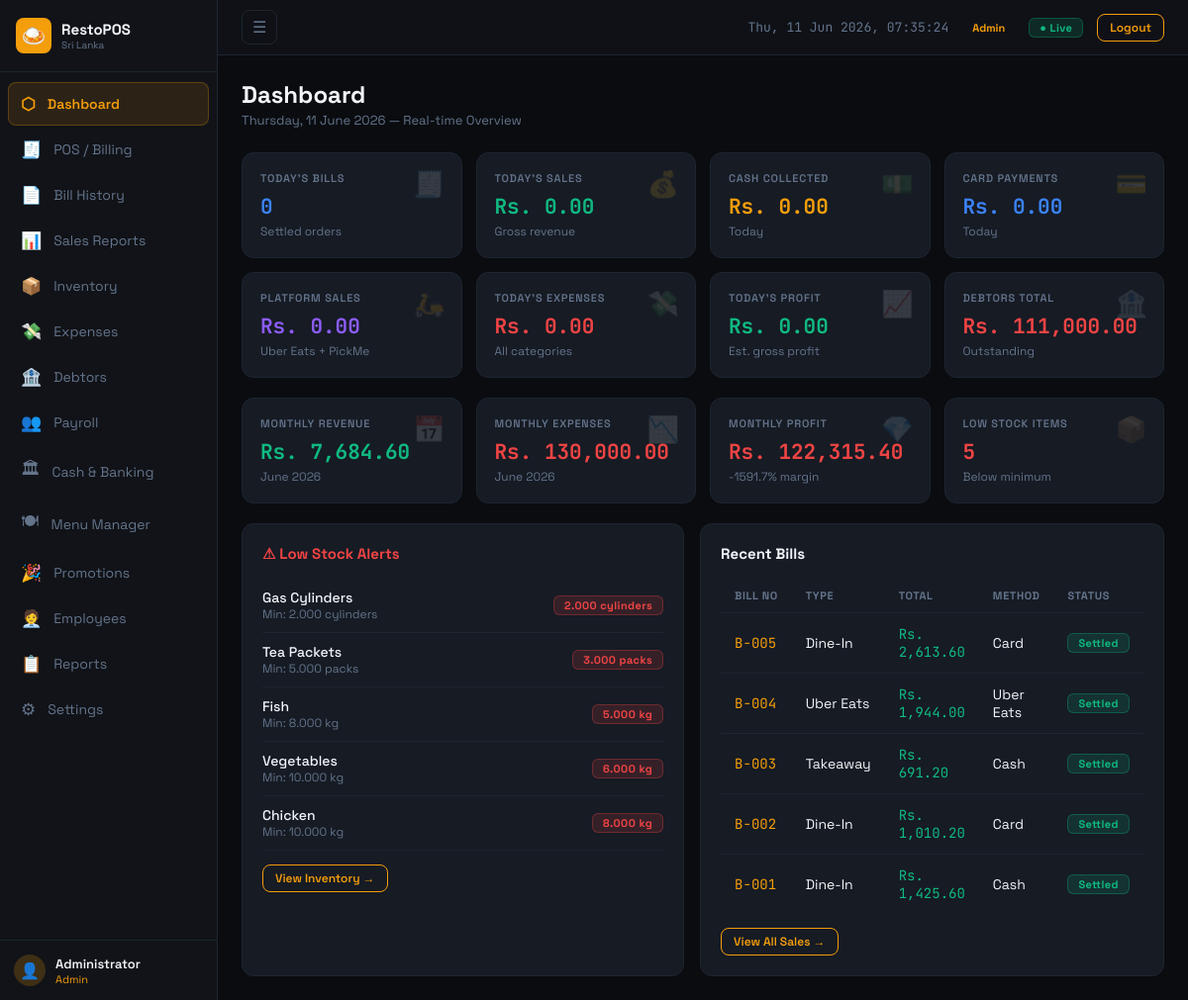
The app's page /modules/dashboard.php (signed in), older data.
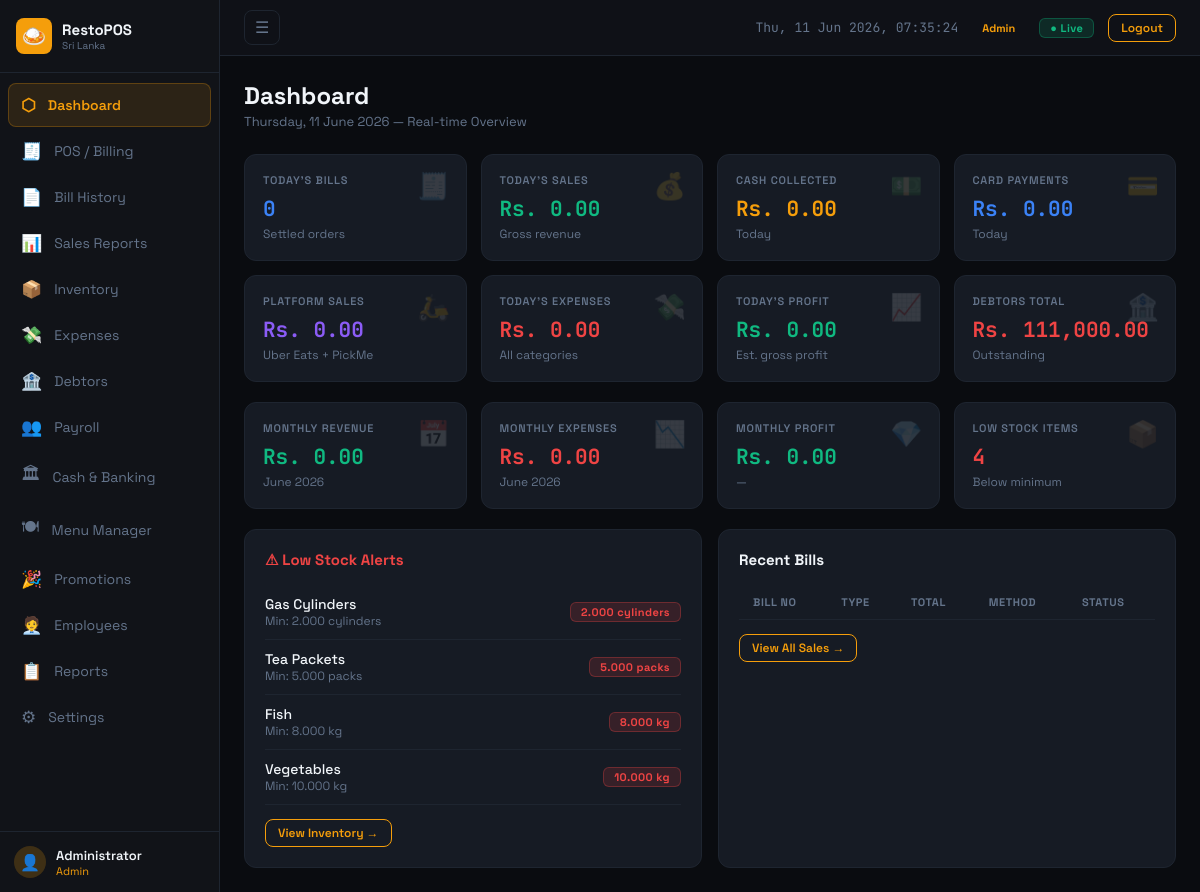
The same page, newer data.
### tables this page shows
CREATE TABLE inventory_items (
    id INT AUTO_INCREMENT PRIMARY KEY,
    category_id INT,
    name VARCHAR(150) NOT NULL,
    unit VARCHAR(20) DEFAULT 'kg',
    qty DECIMAL(10,3) DEFAULT 0,
    min_qty DECIMAL(10,3) DEFAULT 0,
    unit_cost DECIMAL(10,2) DEFAULT 0,
    active TINYINT(1) DEFAULT 1,
    updated_at TIMESTAMP DEFAULT CURRENT_TIMESTAMP ON UPDATE CURRENT_TIMESTAMP,
    FOREIGN KEY (category_id) REFERENCES inventory_categories(id)
);

CREATE TABLE bills (
    id INT AUTO_INCREMENT PRIMARY KEY,
    bill_no VARCHAR(30) NOT NULL UNIQUE,
    order_type ENUM('Dine-In','Takeaway','Uber Eats','PickMe','Delivery') DEFAULT 'Dine-In',
    table_no VARCHAR(10),
    subtotal DECIMAL(10,2) DEFAULT 0,
    service_charge DECIMAL(10,2) DEFAULT 0,
    discount_pct DECIMAL(5,2) DEFAULT 0,
    discount_amt DECIMAL(10,2) DEFAULT 0,
    tax_amt DECIMAL(10,2) DEFAULT 0,
    total DECIMAL(10,2) DEFAULT 0,
    payment_method VARCHAR(50) DEFAULT 'Cash',
    cash_given DECIMAL(10,2) DEFAULT 0,
    change_amt DECIMAL(10,2) DEFAULT 0,
    status ENUM('settled','voided','pending') DEFAULT 'settled',
    notes TEXT,
    created_by INT,
    created_at TIMESTAMP DEFAULT CURRENT_TIMESTAMP
);

### includes/config.php (called while the page is built, shortened)
<?php
function fmt(float $n): string {
    return CURRENCY . ' ' . number_format($n, 2);
}

### modules/dashboard.php (the view, shortened to what the changed rows need)
<?php
require_once '../includes/config.php';
$db = getDB();
$pageTitle = 'Dashboard'; $activePage = 'dashboard';
$monthBills = $db->query("SELECT COALESCE(SUM(total),0) as t FROM bills WHERE MONTH(created_at)=MONTH(NOW()) AND YEAR(created_at)=YEAR(NOW()) AND status='settled'")->fetch();
$monthExp   = $db->query("SELECT COALESCE(SUM(amount),0) as t FROM expenses WHERE MONTH(expense_date)=MONTH(NOW()) AND YEAR(expense_date)=YEAR(NOW())")->fetch();
$lowStock = $db->query("SELECT * FROM inventory_items WHERE qty <= min_qty ORDER BY qty ASC LIMIT 8")->fetchAll();
$recentBills = $db->query("SELECT b.*, u.name as cashier FROM bills b LEFT JOIN users u ON b.created_by=u.id ORDER BY b.created_at DESC LIMIT 8")->fetchAll();
$monthProfit = $monthBills['t'] - $monthExp['t'];
include '../includes/header.php';
?>
<div class="stats-grid mb-20">
  <div class="stat-card"><span class="stat-icon">📅</span><div class="stat-label">Monthly Revenue</div><div class="stat-value text-green"><?= fmt($monthBills['t']) ?></div><div class="stat-sub"><?= date('F Y') ?></div></div>
  <div class="stat-card"><span class="stat-icon">📉</span><div class="stat-label">Monthly Expenses</div><div class="stat-value text-red"><?= fmt($monthExp['t']) ?></div><div class="stat-sub"><?= date('F Y') ?></div></div>
  <div class="stat-card"><span class="stat-icon">💎</span><div class="stat-label">Monthly Profit</div><div class="stat-value <?= $monthProfit>=0?'text-green':'text-red' ?>"><?= fmt(abs($monthProfit)) ?></div><div class="stat-sub"><?= $monthBills['t']>0?round($monthProfit/$monthBills['t']*100,1).'% margin':'—' ?></div></div>
  <div class="stat-card"><span class="stat-icon">📦</span><div class="stat-label">Low Stock Items</div><div class="stat-value text-red"><?= count($lowStock) ?></div><div class="stat-sub">Below minimum</div></div>
</div>
<div class="grid-2">
  <div class="card">
    <?php if (empty($lowStock)): ?>
      <div class="text-muted fs-13">All inventory items are adequately stocked.</div>
    <?php else: foreach ($lowStock as $i): ?>
      <div class="flex-between" style="padding:10px 0;border-bottom:1px solid var(--border)">
        <div>
          <div style="font-weight:500;font-size:14px"><?= htmlspecialchars($i['name']) ?></div>
          <div class="fs-12 text-muted">Min: <?= $i['min_qty'] ?> <?= $i['unit'] ?></div>
        </div>
        <span class="badge badge-red"><?= $i['qty'] ?> <?= $i['unit'] ?></span>
      </div>
    <?php endforeach; endif; ?>
  </div>
  <div class="card">
    <div class="table-wrap">
      <table class="data-table">
        <thead><tr><th>Bill No</th><th>Type</th><th>Total</th><th>Method</th><th>Status</th></tr></thead>
        <tbody>
        <?php foreach ($recentBills as $b): ?>
          <tr>
            <td class="mono text-accent"><?= htmlspecialchars($b['bill_no']) ?></td>
            <td><?= $b['order_type'] ?></td>
            <td class="mono text-green"><?= fmt($b['total']) ?></td>
            <td><?= $b['payment_method'] ?></td>
            <td><span class="badge <?= $b['status']==='settled'?'badge-green':($b['status']==='voided'?'badge-red':'badge-accent') ?>"><?= ucfirst($b['status']) ?></span></td>
          </tr>
        <?php endforeach; ?>
        </tbody>
      </table>
    </div>
  </div>
</div>
<?php include '../includes/footer.php'; ?>

### includes/header.php (shortened to what the changed rows need)
<?php
$activePage = $activePage ?? '';
$navItems = [
    ['page'=>'dashboard',  'icon'=>'⬡',    'label'=>'Dashboard'],
    ['page'=>'pos',        'icon'=>'🧾',   'label'=>'POS / Billing'],
    ['page'=>'bills',      'icon'=>'📄',   'label'=>'Bill History'],
    ['page'=>'sales',      'icon'=>'📊',   'label'=>'Sales Reports'],
    ['page'=>'inventory',  'icon'=>'📦',   'label'=>'Inventory'],
    ['page'=>'expenses',   'icon'=>'💸',   'label'=>'Expenses'],
    ['page'=>'debtors',    'icon'=>'🏦',   'label'=>'Debtors'],
    ['page'=>'payroll',    'icon'=>'👥',   'label'=>'Payroll'],
    ['page'=>'banking',    'icon'=>'🏛',   'label'=>'Cash & Banking'],
    ['page'=>'menu',       'icon'=>'🍽',   'label'=>'Menu Manager'],
    ['page'=>'promotions', 'icon'=>'🎉',   'label'=>'Promotions'],
    ['page'=>'employees',  'icon'=>'🧑‍💼', 'label'=>'Employees'],
    ['page'=>'reports',    'icon'=>'📋',   'label'=>'Reports'],
    ['page'=>'settings',   'icon'=>'⚙',   'label'=>'Settings'],
];
?>
<!DOCTYPE html>
<html lang="en">
<head>
<link rel="stylesheet" href="../assets/css/style.css">
</head>
<body>
<aside class="sidebar" id="sidebar">
    <nav class="sidebar-nav">
        <?php foreach ($navItems as $nav):
        ?>
        <a href="<?= $nav['page'] ?>.php"
           class="nav-item <?= $activePage===$nav['page']?'active':'' ?>">
            <span class="nav-icon"><?= $nav['icon'] ?></span>
            <span class="nav-label"><?= $nav['label'] ?></span>
        </a>
        <?php endforeach; ?>
    </nav>
</aside>
<div class="main-wrap" id="mainWrap">
    <main class="page-content">

Row changes from the older to the newer data that the page shows:
no longer on this page (row edited): inventory_items: name "Chicken", min_qty "10.000", unit "kg", qty "8.000"
removed bills: bill_no "B-005", order_type "Dine-In", total "Rs. 2,613.60", payment_method "Card", status "Settled"
removed bills: bill_no "B-004", order_type "Uber Eats", total "Rs. 1,944.00", payment_method "Uber Eats", status "Settled"
removed bills: bill_no "B-003", order_type "Takeaway", total "Rs. 691.20", payment_method "Cash", status "Settled"
removed bills: bill_no "B-002", order_type "Dine-In", total "Rs. 1,010.20", payment_method "Card", status "Settled"
removed bills: bill_no "B-001", order_type "Dine-In", total "Rs. 1,425.60", payment_method "Cash", status "Settled"
changed inventory_items "Tea Packets": qty "3.000" → "5.000"
changed inventory_items "Fish": qty "5.000" → "8.000"
changed inventory_items "Vegetables": qty "6.000" → "10.000"
Text that changed along with them:
fmt($monthBills['t']): "Rs. 7,684.60" → "Rs. 0.00"
fmt($monthExp['t']): "Rs. 130,000.00" → "Rs. 0.00"
fmt(abs($monthProfit)): "Rs. 122,315.40" → "Rs. 0.00"
count($lowStock): "5" → "4"
$monthProfit/$monthBills['t']*100: "-1591.7" → (not shown)
text no longer shown: "% margin"
